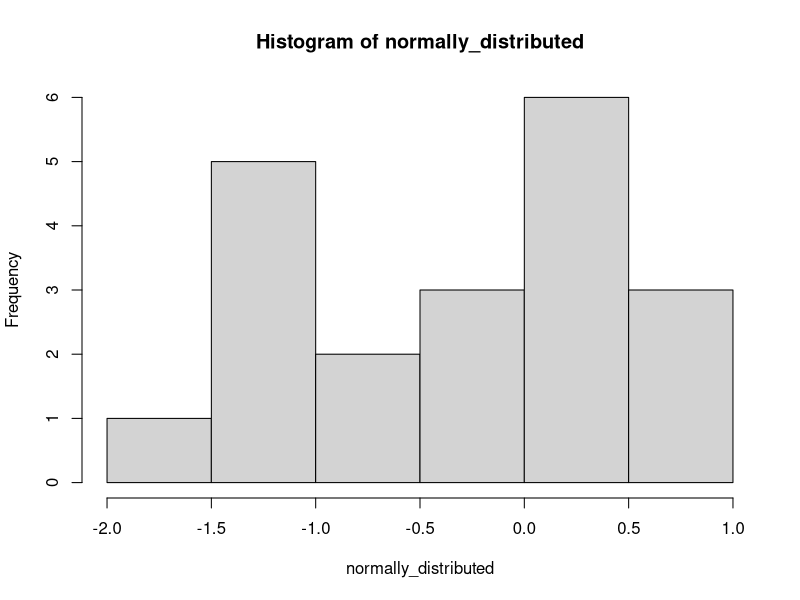
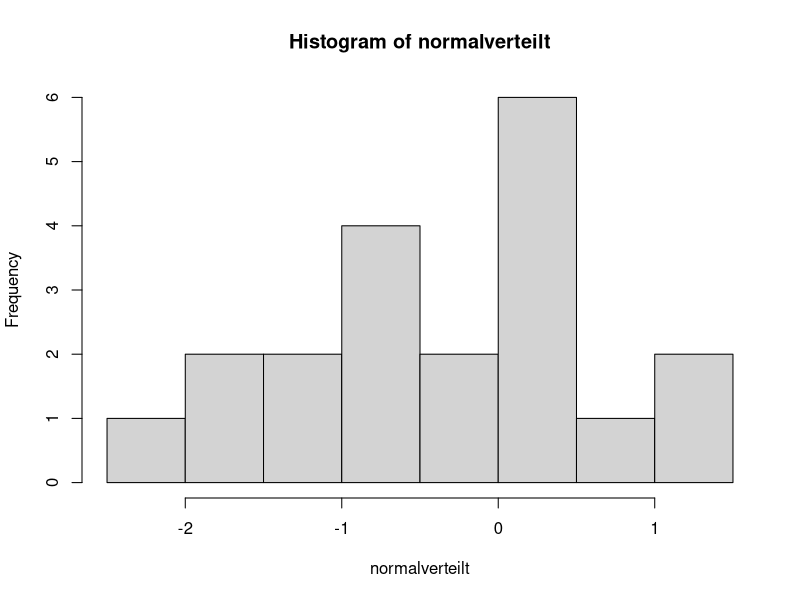

Source code (R) for these figures, in order:
## ---- chunk 1
tehilla <- 54
tehilla
## ---- chunk 2
age_obj <- 35
age_obj_2 <- 1
I_will_be_X_next_year <-  age_obj + age_obj_2
I_will_be_X_next_year
## ---- chunk 3
my_variable <- 10
my_variable
## ---- chunk 4
name <- "Tehilla"
## ---- chunk 5
numeric_vector <- c(1, 2, 3, 4, 5)
character_vector <- c("apple", "banana", "cherry")
## ---- chunk 6
x <- 5    # numeric, specifically an integer
y <- 5.5  # numeric, specifically a double
## ---- chunk 7
name <- "John Doe"
name
## ---- chunk 8
flag <- TRUE
flag
## ---- chunk 9
count <- 23L
count
## ---- chunk 10
gender <- factor(c("Male", "Female", "Female", "Male"))
gender
## ---- chunk 11
my_list <- list(name = "Alice", age = 25, scores = c(85, 90, 92))
my_list
## ---- chunk 12
# Create a numeric vector
numbers <- c(5, 10, 15, 20, 25) 

# The function c() is used very often. It combines elements into a vector.
numbers
## ---- chunk 13
# Calculate the mean
average <- mean(numbers)

# Print the result
print(average)

## ---- chunk 14
seq(from = 1, to = 10, by = 1)
seq(from = 1, to = 10, length.out = 5)
## ---- chunk 15
rnorm(n = 20, mean = 0, sd = 1) # randomly draws 20 values from the normal distribution with a mean of 0 and SD of 1
## ---- chunk 16
normally_distributed <- rnorm(n = 20, mean = 0, sd = 1)
hist(normally_distributed) 
## ---- chunk 17
tehilla <- 54
tehilla
## ---- chunk 18
age_obj <- 35
age_obj_2 <- 1
Ich_werde_nächstes_Jahr_X_sein <-  age_obj + age_obj_2
Ich_werde_nächstes_Jahr_X_sein

## ---- chunk 19
meine_variable <- 10
meine_variable
## ---- chunk 20
name <- "Tehilla"

## ---- chunk 21
numerischer_vektor <- c(1, 2, 3, 4, 5)
character_vektor <- c("Apfel", "Banane", "Kirsche")
## ---- chunk 22
x <- 5    # numerisch, speziell eine Ganzzahl
y <- 5.5  # numerisch, speziell eine Dezimalzahl
## ---- chunk 23
name <- "John Doe"
name
## ---- chunk 24
flag <- TRUE
flag
## ---- chunk 25
anzahl <- 23L
anzahl
## ---- chunk 26
geschlecht <- factor(c("Männlich", "Weiblich", "Weiblich", "Männlich"))
geschlecht
## ---- chunk 27
meine_liste <- list(name = "Alice", alter = 25, punkte = c(85, 90, 92))
meine_liste
## ---- chunk 28
# Einen numerischen Vektor erstellen
zahlen <- c(5, 10, 15, 20, 25)

# Die Funktion c() wird sehr oft verwendet. Sie fügt Elemente zu einem Vektor zusammen.
zahlen
## ---- chunk 29
# Den Mittelwert berechnen
durchschnitt <- mean(zahlen)

# Das Ergebnis ausgeben
print(durchschnitt)
## ---- chunk 30
seq(from = 1, to = 10, by = 1)
seq(from = 1, to = 10, length.out = 5)
## ---- chunk 31
rnorm(n = 20, mean = 0, sd = 1) 
## ---- chunk 32
normalverteilt <- rnorm(n = 20, mean = 0, sd = 1)
hist(normalverteilt) 
